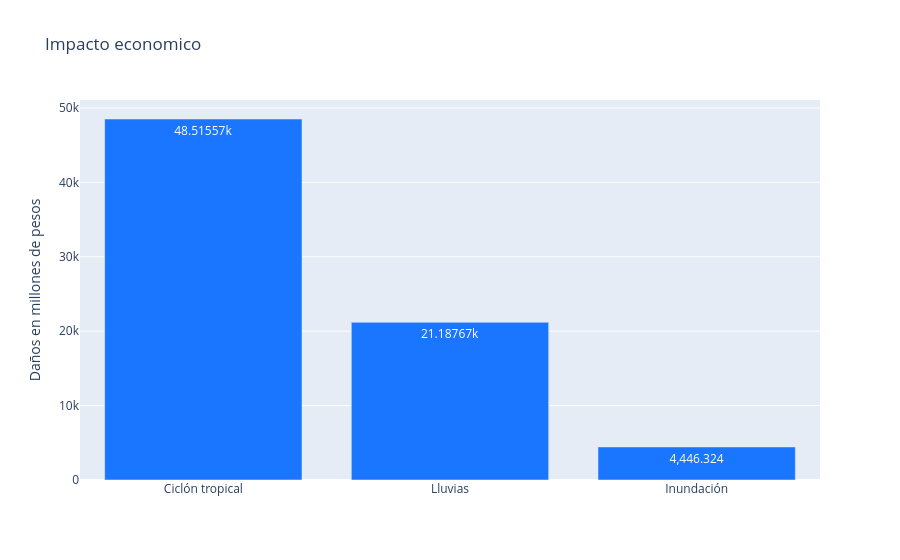

Here is the notebook cell this chart was saved with:
### Code cell
fig3=px.bar(impacto_economico, color_discrete_sequence=['rgb(26, 118, 255)'],title="Impacto economico", text_auto=True)
fig3.update_layout(xaxis_title=" ", yaxis_title="Daños en millones de pesos", showlegend=False)
fig3.show()

### Figure 1 — Plotly figure (JSON) as saved in the notebook; plotly's stock layout.template omitted (floating-point values rounded to 4 significant figures)
{"data": [{"hovertemplate": "variable=0<br>index=%{x}<br>value=%{y}<extra></extra>", "legendgroup": "0", "marker": {"color": "rgb(26, 118, 255)", "pattern": {"shape": ""}}, "name": "0", "orientation": "v", "showlegend": true, "textposition": "auto", "texttemplate": "%{y}", "type": "bar", "x": ["Ciclón tropical", "Lluvias", "Inundación"], "xaxis": "x", "y": [48520.0, 21190.0, 4446.0], "yaxis": "y"}], "layout": {"barmode": "relative", "legend": {"title": {"text": "variable"}, "tracegroupgap": 0}, "showlegend": false, "title": {"text": "Impacto economico"}, "xaxis": {"anchor": "y", "domain": [0, 1], "title": {"text": " "}}, "yaxis": {"anchor": "x", "domain": [0, 1], "title": {"text": "Daños en millones de pesos"}}}}
